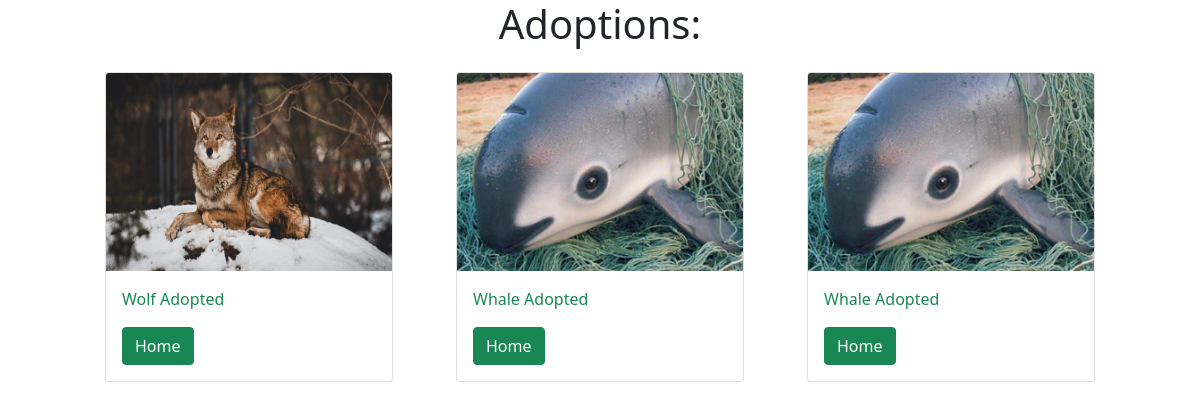
The page /login/pets.php (signed in) on the database its author committed.
### tables this page shows
CREATE TABLE `animals` (
  `animalId` int(11) NOT NULL,
  `picture` char(250) NOT NULL,
  `location` char(100) NOT NULL,
  `description` char(250) NOT NULL,
  `size` varchar(25) NOT NULL,
  `age` int(11) NOT NULL,
  `hobbies` char(100) NOT NULL,
  `breed` char(50) NOT NULL
);

### login/pets.php (the view, shortened to what this page needs)
<?php
require_once "../components/db_connect.php";
$sql = "SELECT animals.* FROM animals
INNER JOIN pet_adoption
ON animals.animalId = fk_animalId
WHERE fk_userId = {$_SESSION["user"]}";
$result = mysqli_query($connect,$sql);
$rows = mysqli_fetch_all($result, MYSQLI_ASSOC);
?>
<!DOCTYPE html>
<html lang="en">
<head>
    <?php require_once "../components/boot.php" ?>
</head>
<body>
    <div class="container">
        <h1 class="text-center">Adoptions:</h1>
        <div class="d-flex justify-content-evenly mt-4">
        <?php
            if(is_array($rows)){
            foreach($rows as $row){
        ?>
        <div class="card" style="width: 18rem;">
            <img src="../pictures/<?= $row["picture"] ?>" class="card-img-top" alt="..." height="100%">
            <div class="card-body">
                <p class="card-text text-success"><?= $row["breed"] ?> Adopted </p>
                <a href="home.php" class="btn btn-success">Home</a>
            </div>
        </div>
        <?php }
    } ?>
    </div>
    </div>
</body>
</html>

### rows shown on the page
animals: picture (picture), breed "Wolf"
animals: picture (picture), breed "Whale"
